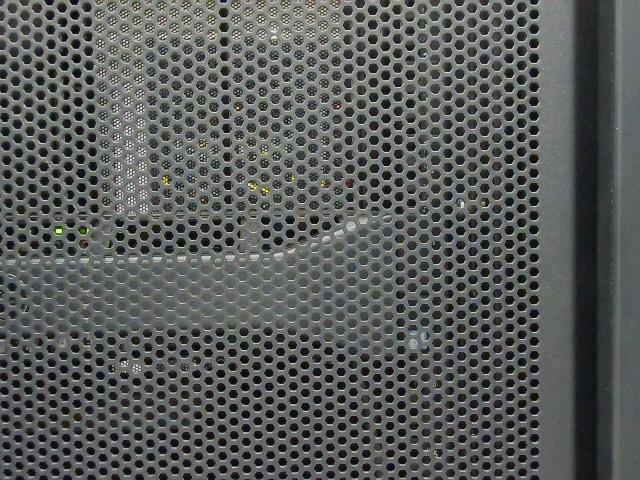
#> input picture data/raw/led_lights_coco/train/002_jpg.rf.d0ccac080b5a95e0b60015f970ed0093.jpg, 640 x 480 px
$ python analyze_camera_capture.py ../data/raw/led_lights_coco/train/002_jpg.rf.d0ccac080b5a95e0b60015f970ed0093.jpg
#> lines starting #> are read from the running program, lines starting #| are printed output that depends on the picture; after the words box and inside, x2 and y2 are one past the last pixel; in counts of white or black regions, pixels touching at a corner belong together
"""Measure brightness, color concentration, and fixed-crop coverage."""

from __future__ import annotations

import argparse
import json
from pathlib import Path

import numpy as np
from PIL import Image


def parse_args() -> argparse.Namespace:
    parser = argparse.ArgumentParser()
    parser.add_argument("image", type=Path)
    parser.add_argument(
        "--output",
        type=Path,
        help="Optional JSON report path.",
    )
    return parser.parse_args()


def main() -> None:
    args = parse_args()
    image = np.asarray(Image.open(args.image).convert("RGB"), dtype=np.float32)
    brightness = image.mean(axis=2)
    peak_threshold = max(32.0, float(np.percentile(brightness, 99.5)))
#> peak_threshold = 204.7
    peak_mask = brightness >= peak_threshold
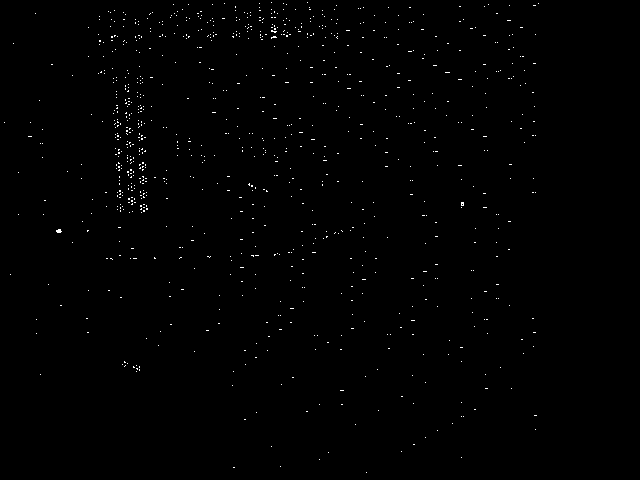
#> peak_mask: shape (480, 640) bool; 0.5% white in thin lines or dots, all inside (x1, y1, x2, y2) = (4, 2, 539, 473)
    rows, columns = np.where(peak_mask)
#> rows = 1541 values from 2 to 472; columns = 1541 values, max 538 at index 5, min 4 at index 626, mean 259.7
    if rows.size:
        peak_bounds = {
            "left": int(columns.min()),
            "top": int(rows.min()),
            "right": int(columns.max()),
            "bottom": int(rows.max()),
        }
#> peak_bounds = {'left': 4, 'top': 2, 'right': 538, 'bottom': 472}
    else:
        peak_bounds = None

    crop_mask = np.zeros(brightness.shape, dtype=bool)
    crop_mask[:, 20:140] = True
    red = image[..., 0]
    green = image[..., 1]
    blue = image[..., 2]
    color_scores = {
        "red": float(np.mean(red - (green + blue) / 2)),
        "green": float(np.mean(green - (red + blue) / 2)),
        "blue": float(np.mean(blue - (red + green) / 2)),
    }
#> color_scores = {'red': -1.83, 'green': 1.69, 'blue': 0.132}
    report = {
        "image": str(args.image),
        "shape": list(image.shape),
        "brightness": {
            "mean": float(brightness.mean()),
            "maximum": float(brightness.max()),
            "p99_5": float(np.percentile(brightness, 99.5)),
            "peak_threshold": peak_threshold,
            "peak_pixel_count": int(peak_mask.sum()),
        },
        "brightest_region": peak_bounds,
        "fixed_crop": {
            "left": 20,
            "right_exclusive": 140,
            "peak_pixels_inside": int((peak_mask & crop_mask).sum()),
            "peak_coverage": (
                float((peak_mask & crop_mask).sum() / peak_mask.sum())
                if peak_mask.any()
                else 0.0
            ),
        },
        "mean_color_dominance": color_scores,
        "limitations": [
            "Brightness and color concentration do not identify the LED semantic label.",
            "A known-color, adequately exposed capture is required for crop-policy decisions.",
        ],
    }
    if args.output:
        args.output.parent.mkdir(parents=True, exist_ok=True)
        args.output.write_text(json.dumps(report, indent=2) + "\n", encoding="utf-8")
    print(json.dumps(report, indent=2))
#> (printed output is left out)


if __name__ == "__main__":
    main()

$ run again, on data/raw/led_lights_coco/train/005_jpg.rf.841ad7284f6ee34c666da0199f01330c.jpg
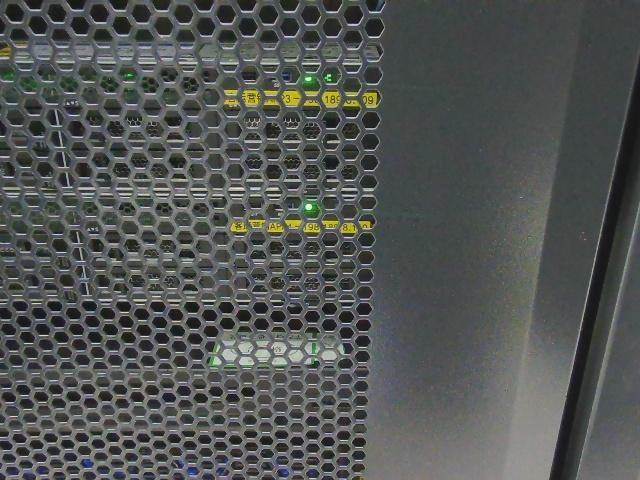
#> input picture data/raw/led_lights_coco/train/005_jpg.rf.841ad7284f6ee34c666da0199f01330c.jpg, 640 x 480 px
#> peak_threshold = 197.7
#> in main, `peak_mask = brightness >= peak_threshold`:
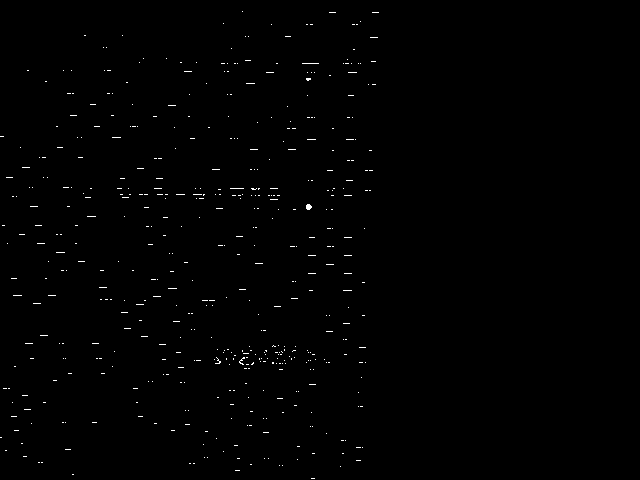
#> peak_mask: shape (480, 640) bool; 0.5% white in thin lines or dots, all inside (x1, y1, x2, y2) = (0, 11, 379, 479)
#> rows = 1549 values from 11 to 478; columns = 1549 values, max 378 at index 14, min 0 at index 271, mean 208.7
#> peak_bounds = {'left': 0, 'top': 11, 'right': 378, 'bottom': 478}
#> in main, `red = image[..., 0]`:
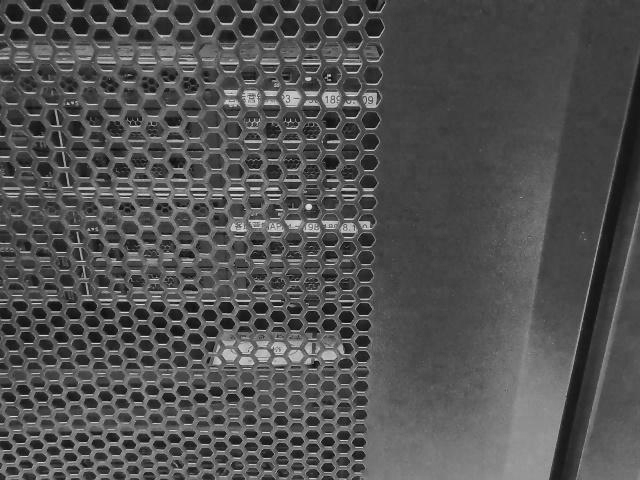
#> red: shape (480, 640) float32; min 0, max 236, mean 81.9
#> color_scores = {'red': -2.6, 'green': 2.74, 'blue': -0.139}
#> (printed output is left out)

$ run again, on data/raw/led_lights_coco/train/006_jpg.rf.a57253c2960d753397bc14c0fa7e3cd7.jpg
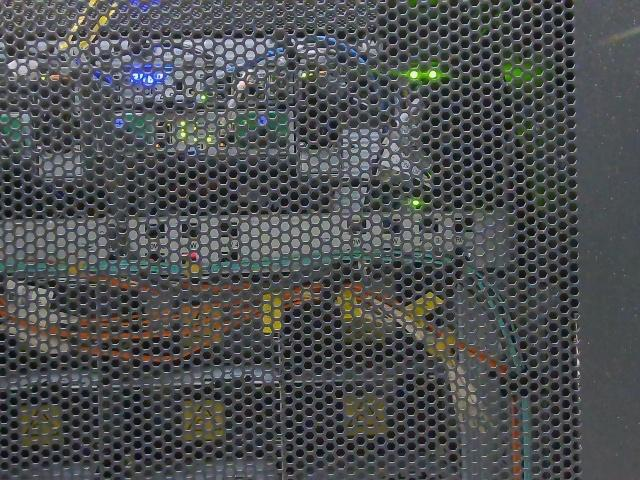
#> input picture data/raw/led_lights_coco/train/006_jpg.rf.a57253c2960d753397bc14c0fa7e3cd7.jpg, 640 x 480 px
#> peak_threshold = 197
#> in main, `peak_mask = brightness >= peak_threshold`:
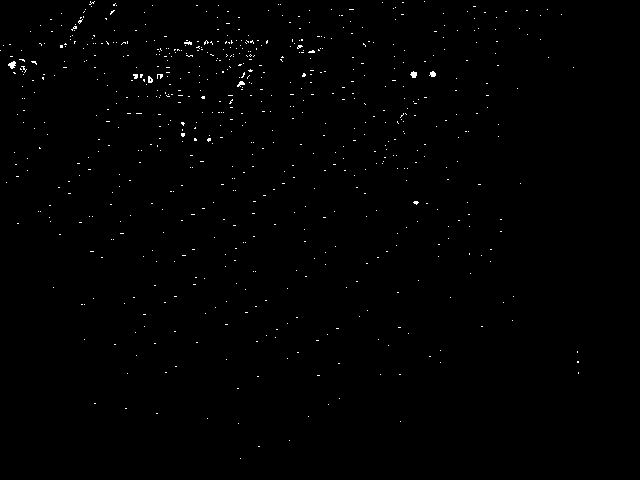
#> peak_mask: shape (480, 640) bool; 0.51% white in thin lines or dots, all inside (x1, y1, x2, y2) = (0, 1, 579, 459)
#> rows = 1576 values from 1 to 458; columns = 1576 values, max 578 at index 1537, min 0 at index 372, mean 233.5
#> peak_bounds = {'left': 0, 'top': 1, 'right': 578, 'bottom': 458}
#> in main, `blue = image[..., 2]`:
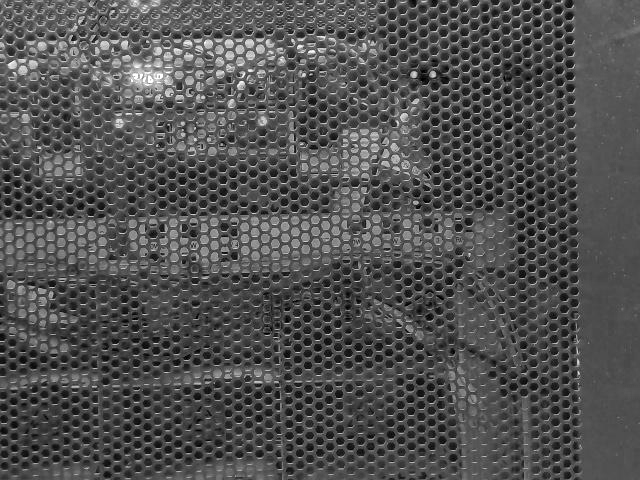
#> blue: shape (480, 640) float32; min 0, max 255, mean 81.1
#> color_scores = {'red': -3.1, 'green': 0.457, 'blue': 2.64}
#> (printed output is left out)

$ run again, on data/raw/led_lights_coco/train/008_jpg.rf.c3f8aaaff8a7eedb00878d740db75f82.jpg
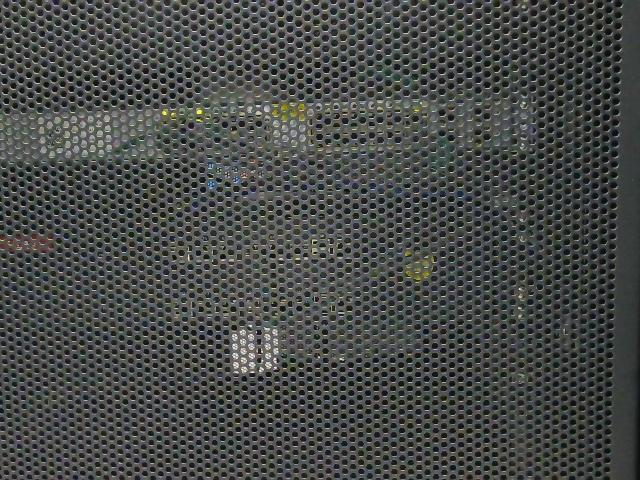
#> input picture data/raw/led_lights_coco/train/008_jpg.rf.c3f8aaaff8a7eedb00878d740db75f82.jpg, 640 x 480 px
#> peak_threshold = 190.3
#> in main, `peak_mask = brightness >= peak_threshold`:
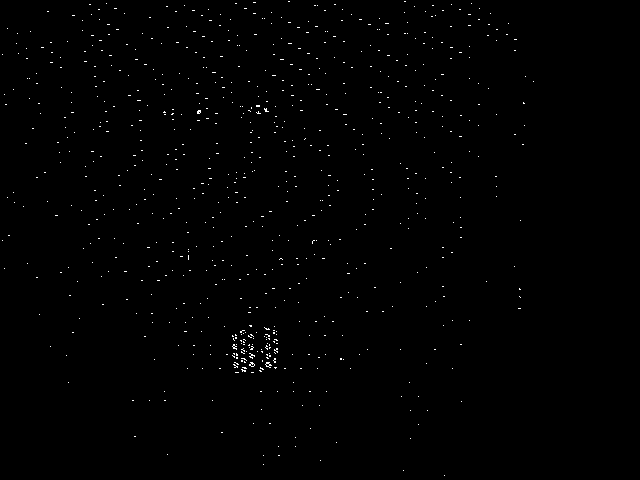
#> peak_mask: shape (480, 640) bool; 0.5% white in thin lines or dots, all inside (x1, y1, x2, y2) = (2, 1, 534, 476)
#> rows = 1537 values from 1 to 475; columns = 1537 values, max 533 at index 362, min 2 at index 251, mean 258.3
#> peak_bounds = {'left': 2, 'top': 1, 'right': 533, 'bottom': 475}
#> color_scores = {'red': -1.58, 'green': 2.17, 'blue': -0.593}
#> (printed output is left out)
